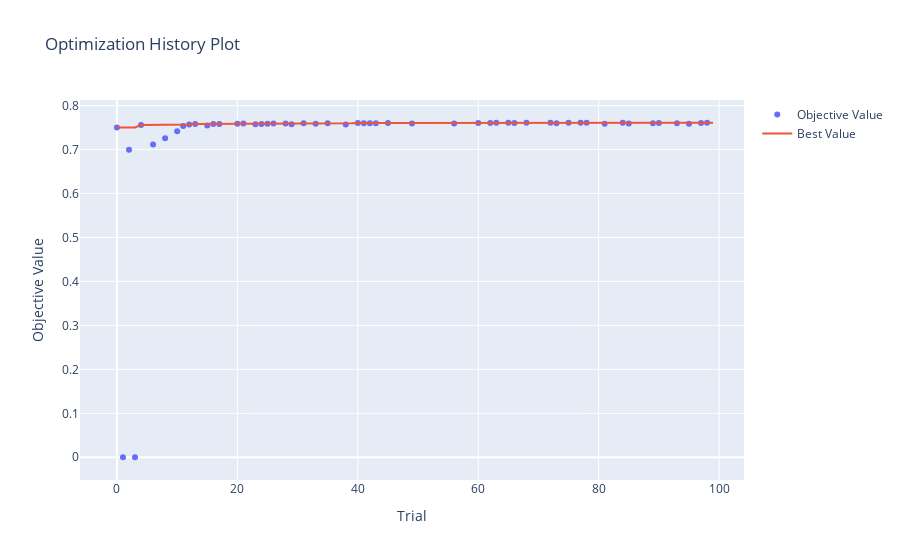
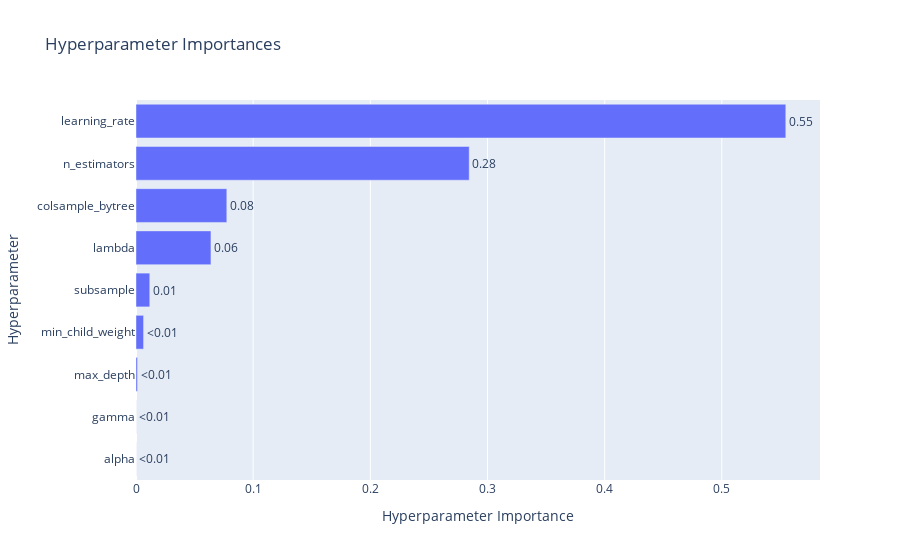

Notebook cell for these charts, in order:
### Code cell
from optuna.visualization import (
    plot_optimization_history,
    plot_param_importances,
)

print("Generating Optuna Visualization Plots...")

# 1. Plot Optimization History
# Shows how the objective value (F1-score in your case) changed over trials.
# You can see if the optimization is converging or if there's still potential for improvement.
fig_history = plot_optimization_history(study_xgb)
fig_history.show()


# 2. Plot Parameter Importances
# Shows which hyperparameters were most influential in determining the objective value.
# This helps you understand which parameters had the biggest impact on your F1-score.
fig_importances = plot_param_importances(study_xgb)
fig_importances.show()

### Figure 1 — Plotly figure (JSON) as saved in the notebook; plotly's stock layout.template omitted (floating-point values rounded to 4 significant figures)
{"data": [{"mode": "markers", "name": "Objective Value", "type": "scatter", "x": [0, 1, 2, 3, 4, 6, 8, 10, 11, 12, 13, 15, 16, 17, 20, 21, 23, 24, 25, 26, 28, 29, 31, 33, 35, 38, 40, 41, 42, 43, 45, 49, 56, 60, 62, 63, 65, 66, 68, 72, 73, 75, 77, 78, 81, 84, 85, 89, 90, 93, 95, 97, 98], "y": [0.7504, 0, 0.6998, 0, 0.756, 0.7116, 0.7259, 0.7417, 0.7538, 0.757, 0.7585, 0.7548, 0.7584, 0.7584, 0.7586, 0.7596, 0.7574, 0.758, 0.7587, 0.7594, 0.7593, 0.7578, 0.7597, 0.7589, 0.7599, 0.7569, 0.7606, 0.7599, 0.7597, 0.7601, 0.7604, 0.7592, 0.7594, 0.7605, 0.7606, 0.7611, 0.7608, 0.7605, 0.7608, 0.761, 0.7597, 0.761, 0.761, 0.761, 0.7588, 0.7609, 0.7596, 0.7597, 0.7605, 0.7602, 0.7591, 0.7607, 0.7608]}, {"mode": "lines", "name": "Best Value", "type": "scatter", "x": [0, 1, 2, 3, 4, 5, 6, 7, 8, 9, 10, 11, 12, 13, 14, 15, 16, 17, 18, 19, 20, 21, 22, 23, 24, 25, 26, 27, 28, 29, 30, 31, 32, 33, 34, 35, 36, 37, 38, 39, 40, 41, 42, 43, 44, 45, 46, 47, 48, 49, 50, 51, 52, 53, 54, 55, 56, 57, 58, 59, 60, 61, 62, 63, 64, 65, 66, 67, 68, 69, 70, 71, 72, 73, 74, 75, 76, 77, 78, 79, 80, 81, 82, 83, 84, 85, 86, 87, 88, 89, 90, 91, 92, 93, 94, 95, 96, 97, 98, 99], "y": [0.7504, 0.7504, 0.7504, 0.7504, 0.756, 0.756, 0.756, 0.756, 0.756, 0.756, 0.756, 0.756, 0.757, 0.7585, 0.7585, 0.7585, 0.7585, 0.7585, 0.7585, 0.7585, 0.7586, 0.7596, 0.7596, 0.7596, 0.7596, 0.7596, 0.7596, 0.7596, 0.7596, 0.7596, 0.7596, 0.7597, 0.7597, 0.7597, 0.7597, 0.7599, 0.7599, 0.7599, 0.7599, 0.7599, 0.7606, 0.7606, 0.7606, 0.7606, 0.7606, 0.7606, 0.7606, 0.7606, 0.7606, 0.7606, 0.7606, 0.7606, 0.7606, 0.7606, 0.7606, 0.7606, 0.7606, 0.7606, 0.7606, 0.7606, 0.7606, 0.7606, 0.7606, 0.7611, 0.7611, 0.7611, 0.7611, 0.7611, 0.7611, 0.7611, 0.7611, 0.7611, 0.7611, 0.7611, 0.7611, 0.7611, 0.7611, 0.7611, 0.7611, 0.7611, 0.7611, 0.7611, 0.7611, 0.7611, 0.7611, 0.7611, 0.7611, 0.7611, 0.7611, 0.7611, 0.7611, 0.7611, 0.7611, 0.7611, 0.7611, 0.7611, 0.7611, 0.7611, 0.7611, 0.7611]}, {"marker": {"color": "#cccccc"}, "mode": "markers", "name": "Infeasible Trial", "showlegend": false, "type": "scatter", "x": [], "y": []}], "layout": {"title": {"text": "Optimization History Plot"}, "xaxis": {"title": {"text": "Trial"}}, "yaxis": {"title": {"text": "Objective Value"}}}}

### Figure 2 — Plotly figure (JSON) as saved in the notebook; plotly's stock layout.template omitted (floating-point values rounded to 4 significant figures)
{"data": [{"cliponaxis": false, "hovertemplate": ["alpha (FloatDistribution): 5.460440007510284e-06<extra></extra>", "gamma (FloatDistribution): 1.674173975894773e-05<extra></extra>", "max_depth (IntDistribution): 0.0012949104951229943<extra></extra>", "min_child_weight (IntDistribution): 0.0064631426065168175<extra></extra>", "subsample (FloatDistribution): 0.011753455167963864<extra></extra>", "lambda (FloatDistribution): 0.06396516397946518<extra></extra>", "colsample_bytree (FloatDistribution): 0.07750231419158156<extra></extra>", "n_estimators (IntDistribution): 0.28440534947797186<extra></extra>", "learning_rate (FloatDistribution): 0.5545934619016113<extra></extra>"], "name": "Objective Value", "orientation": "h", "text": ["<0.01", "<0.01", "<0.01", "<0.01", "0.01", "0.06", "0.08", "0.28", "0.55"], "textposition": "outside", "type": "bar", "x": [5.46e-06, 1.674e-05, 0.001295, 0.006463, 0.01175, 0.06397, 0.0775, 0.2844, 0.5546], "y": ["alpha", "gamma", "max_depth", "min_child_weight", "subsample", "lambda", "colsample_bytree", "n_estimators", "learning_rate"]}], "layout": {"title": {"text": "Hyperparameter Importances"}, "xaxis": {"title": {"text": "Hyperparameter Importance"}}, "yaxis": {"title": {"text": "Hyperparameter"}}}}
